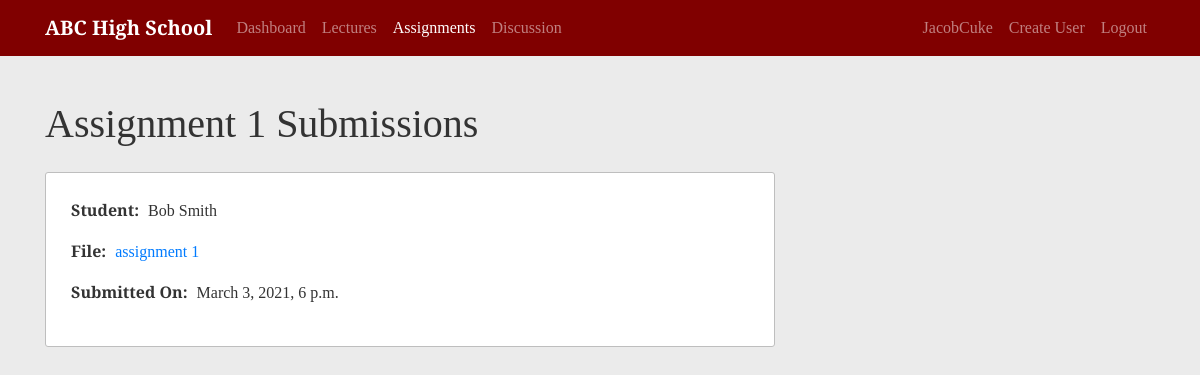
The page /course/1/assignments/1/submissions/ (signed in) on the database as committed earlier.
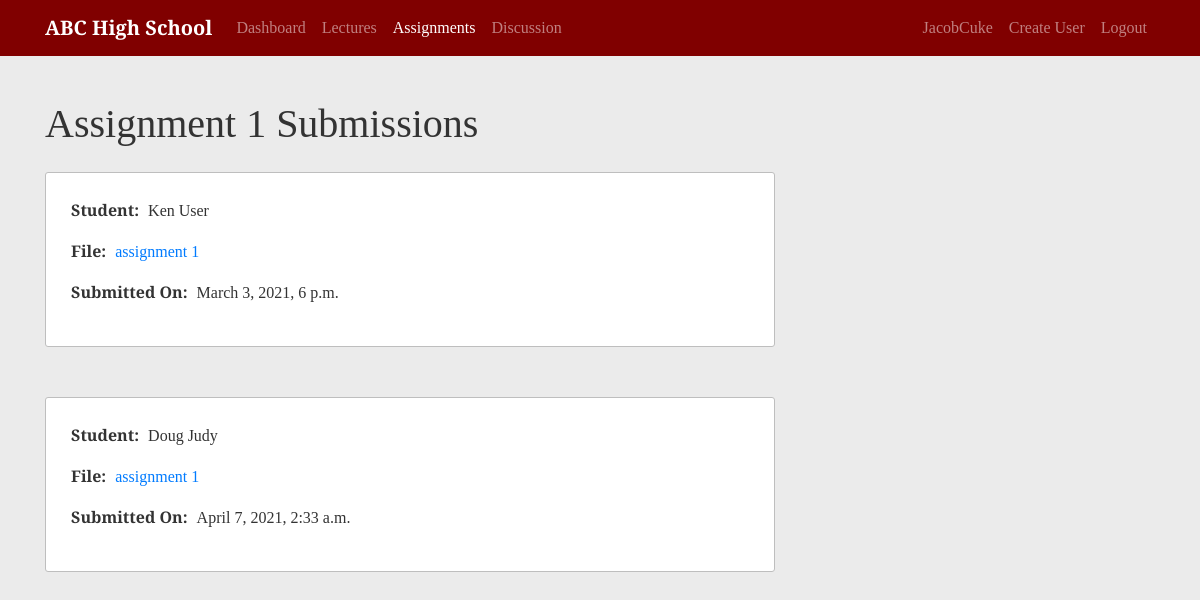
The same page on the database as committed later.
### school/models.py (models this page shows, shortened)
class Submission(models.Model):
    GRADE_CHOICES = [
        ('A+', 'A+'),
        ('A', 'A'),
        ('A-', 'A-'),
        ('B+', 'B+'),
        ('B', 'B'),
        ('B-', 'B-'),
        ('C+', 'C+'),
        ('C', 'C'),
        ('C-', 'C-'),
        ('D+', 'D+'),
        ('D', 'D'),
        ('F', 'F')
    ]
    student = models.ForeignKey(Student, on_delete=models.CASCADE)
    assignment = models.ForeignKey(Assignment, on_delete=models.CASCADE)
    grade_report = models.CharField(max_length=2, choices=GRADE_CHOICES, blank=True)
    feedback = models.TextField(blank=True)
    submission_time = models.DateTimeField(default=timezone.now)
    content = models.FileField(upload_to='submissions', null=True)
    class Meta:
        unique_together = ['student', 'assignment']

class Assignment(models.Model):
    course = models.ForeignKey(Course, on_delete=models.CASCADE)
    due_date = models.DateTimeField()
    assignment_number = models.PositiveIntegerField()
    content = models.FileField(upload_to='file_uploads', null=True)
    class Meta:
        unique_together = ['course', 'assignment_number']

### users/models.py (models this page shows, shortened)
class Student(models.Model):
    GRADE_TEN = '10'
    GRADE_ELEVEN = '11'
    GRADE_TWELVE = '12'
    YEAR_CHOICES = [
        (GRADE_TEN, '10th Grade'),
        (GRADE_ELEVEN, '11th Grade'),
        (GRADE_TWELVE, '12th Grade')
    ]
    user = models.OneToOneField(User, on_delete=models.CASCADE, primary_key=True)
    year = models.CharField(max_length=2, choices=YEAR_CHOICES)
    student_id_no = models.PositiveIntegerField(unique=True)

### school/views.py (the view)
# urls.py: path('course/<int:course_id>/assignments/<int:pk>/submissions/', SubmissionListView.as_view(), name='view-submission'),
class SubmissionListView(LoginRequiredMixin, UserPassesTestMixin, ListView):
    model = Submission
    template_name = 'school/submission.html'
    context_object_name = 'submissions'
    def get_queryset(self):
        user = self.request.user
        queryset = {}
        assignment = get_object_or_404(Assignment, id=self.kwargs.get('pk'))
        queryset['submission_list']= Submission.objects.filter(assignment=assignment)
        queryset['assignment'] = assignment
        return queryset
    def test_func(self):
        user = self.request.user
        course = get_object_or_404(Course, id=self.kwargs.get('course_id'))
        instructor = Instructor.objects.filter(user=user).first()
        if instructor:
            if course.instructor == instructor:
                return True
        if user.is_superuser:
            return True
        return False

### school/templates/school/submission.html (shortened to what this page needs)
{% extends "school/course.html" %}
{% block content %}
<h1 class="mb-4">Assignment {{submissions.assignment.assignment_number}} Submissions</h1>
    {% if not submissions.submission_list %}
        <p class="lead">There are no submissions at the moment</p>
        {% else %}
        {% for submission in submissions.submission_list %}
        <article class="content-section">
            <p>
                <span class="data-title">Student:</span>
                <span class="data-content">{{submission.student.user.first_name}} {{submission.student.user.last_name}}</span>
            </p>
            <p>
                <span class="data-title">File:</span>
                <a href="{{ submission.content.url }}">assignment {{submission.assignment.assignment_number}}</a>
            </p>
            <p>
                <span class="data-title">Submitted On:</span>
                <span class="data-content">{{submission.submission_time}}</span>
            </p>
        </article>
        {% endfor %}
    {% endif %}
{% endblock content %}

Rows that differ between the two databases and show on the page:
changed Submission: student.user.first_name "Bob" → "Ken"; student.user.last_name "Smith" → "User"
added Submission: student.user.first_name "Doug", student.user.last_name "Judy", assignment.assignment_number "1", submission_time "April 7, 2021, 2:33 a.m."
